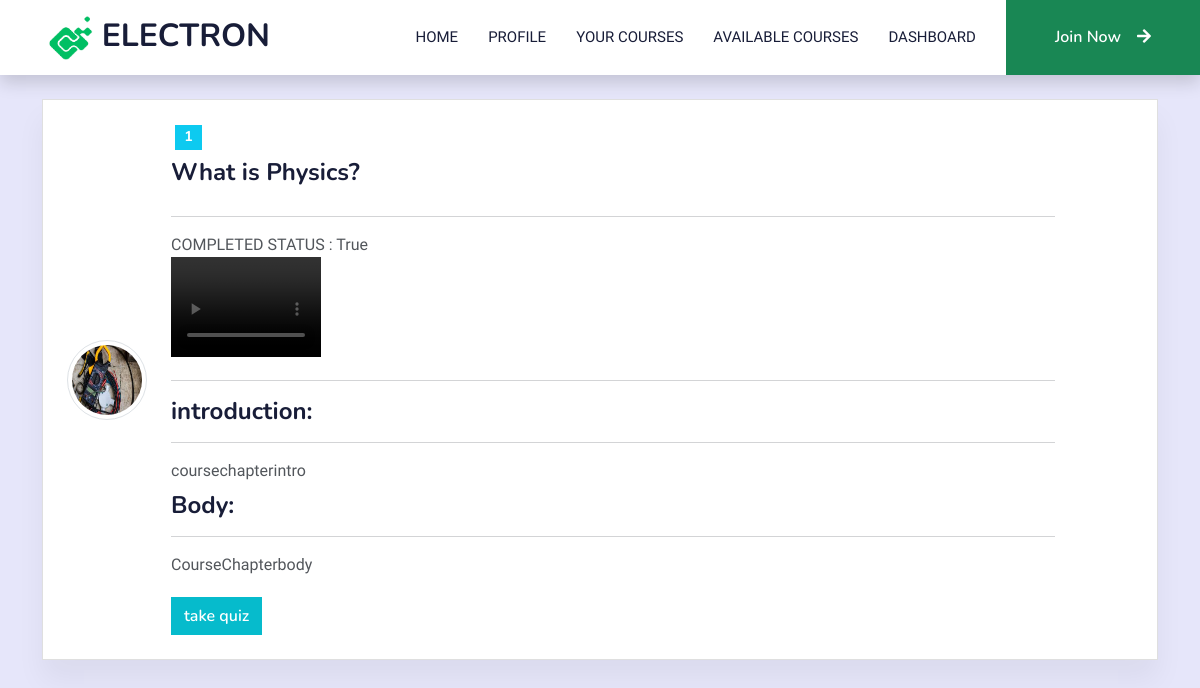
Page /chapterdetails/1/1/ (signed in) on the committed database.
### LMSapp/models.py (models this page shows, shortened)
class Course(models.Model):
    teacher = models.ForeignKey(TeacherProfile, on_delete=models.SET_NULL, blank=True, null=True)
    name = models.CharField(max_length=50, null=False)
    description = models.TextField()
    displayimage = models.ImageField(upload_to='images', default="defaultcourseimage.jpg")
    enrolledstudents = models.IntegerField(default=0)
    created_time = models.DateTimeField(default=now, blank=True)

class CourseChapter(models.Model):
  course = models.ForeignKey(Course, on_delete=models.CASCADE)
  topic = models.CharField(max_length=55, null=False)
  introduction = models.TextField(null=True, default="coursechapterintro")
  body = models.TextField(null = True, default="CourseChapterbody")
  upload_time = models.DateTimeField(auto_now_add=True)

class ChapterCompleted(models.Model):
    student = models.ForeignKey(StudentProfile, on_delete=models.CASCADE)
    chapter = models.ForeignKey(CourseChapter, on_delete=models.CASCADE)
    is_completed = models.BooleanField(default=False, null=False)

class Video(models.Model):
    coursechapter = models.ForeignKey(CourseChapter, on_delete=models.CASCADE)
    name = models.CharField(max_length = 60)
    videofile = models.FileField(upload_to='videos/', null=True)

### LMSapp/views.py (the view)
# urls.py: path('chapterdetails/<int:id>/<int:course>/', views.chapterdetails, name="chapterdetails"),
def chapterdetails(request, id, course):
    student = StudentProfile.objects.get(user_id = request.user.id)
    chapter = CourseChapter.objects.get(pk=id)
    course = Course.objects.get(pk = course)
    enrollment = StudentCourseEnrollment.objects.filter(course_id =course, student_id = student)
    if enrollment.count() == 0:
        enrollment = False
    elif enrollment.count()== 1:
        enrollment = True
    else :
        enrollment = False
    video = Video.objects.filter(coursechapter = chapter)
    chaptercompleted, created = ChapterCompleted.objects.get_or_create(student = student, chapter = chapter)
    context = {
        "chapter": chapter,
        "video": video,
        "enrollment" : enrollment,
        "status": chaptercompleted,
        "course": course,
        "student": student
    }
    return render(request, 'chapterdetails.html', context)

### LMSapp/templates/chapterdetails.html (shortened to what this page needs)
{% load static %}
{% load mathfilters %}
<!DOCTYPE html>
<html lang="en">
<head>
    <link href="https://cdnjs.cloudflare.com/ajax/libs/font-awesome/5.10.0/css/all.min.css" rel="stylesheet">
    <link href="https://cdn.jsdelivr.net/npm/bootstrap-icons@1.4.1/font/bootstrap-icons.css" rel="stylesheet">
    <link href="{% static 'lib/animate/animate.min.css' %}" rel="stylesheet">
    <link href="{% static 'lib/owlcarousel/assets/owl.carousel.min.css' %}" rel="stylesheet">
    <link href="{% static 'CSS/bootstrap.min.css' %}" rel="stylesheet">
    <link href="{% static 'CSS/style.css' %}" rel="stylesheet">
</head>
<body>
{% if enrollment == True %}
<nav class="navbar navbar-expand-lg bg-white navbar-light shadow sticky-top p-0">
    <a href="index.html" class="navbar-brand d-flex align-items-center px-4 px-lg-5">
        <h2 class="m-0 text-dark"> <img src="/static/images/Logo-removebg.png" alt="Logo" width="45" height="44" class="d-inline-block align-text-middle">
            ELECTRON</h2>
    </a>
    <div class="collapse navbar-collapse" id="navbarCollapse">
      <div class="navbar-nav ms-auto p-4 p-lg-0">
          <a href="{% url 'studenthomepage' %}" class="nav-item nav-link active text-dark">Home</a>
          <a href="{% url 'studentprofile' %}" class="nav-item nav-link active text-dark">Profile</a>
          <a href="{% url 'studentcourses' student.id%}" class="nav-item nav-link active text-dark">Your Courses</a>
          <a href="{% url 'courses' %}" class="nav-item nav-link active text-dark">Available Courses</a>
          <a href="{% url 'studentdashboard' %}" class="nav-item nav-link active text-dark">Dashboard</a>
      </div>
        <a href="" class="btn btn-success py-4 px-lg-5 d-none d-lg-block">Join Now<i class="fa fa-arrow-right ms-3"></i></a>
    </div>
  </nav>
<section class="section">
    <div class="container">
        <div class="row">
            <div class="col-lg-12">
                <div class="candidate-list">
                    <div class="candidate-list-box card mt-4">
                        <div class="p-4 card-body">
                            <div class="align-items-center row">
                                <div class="col-auto">
                                    <div class="candidate-list-images">
                                        <a href="#"><img src="{{course.displayimage.url}}" alt="" class="avatar-md img-thumbnail rounded-circle" /></a>
                                    </div>
                                </div>
                                <div class="col-lg-10">
                                    <div class="candidate-list-content mt-3 mt-lg-0">
                                        <h5 class="fs-19">
                                          <span class="badge bg-info ms-1" style="margin-right: 10px;">{{chapter.id}}</span>
                                          <h4 style="margin-bottom: 30px;">{{chapter.topic}} </h4>
                                          <hr>
                                          <div>COMPLETED STATUS : {{status.is_completed}}</div>
                                        </h5>
                                        {% for videos in video %}
                                        <span><video controls class="videofile"><source src="{{ videos.videofile.url }}"></video>&nbsp;&nbsp;</span>
                                        {% endfor %}
                                        <hr>
                                        <div>
                                            <h4 style="margin-bottom: 10px;">introduction: </h4>
                                            <hr>
                                        <p class="text mb-2">{{chapter.introduction}}</p>
                                    </div>
                                        <ul class="list-inline mb-0 ">
                                            <h4 style="margin-bottom: 10px;">Body: </h4>
                                            <hr>
                                            <li class="list-inline-item">{{chapter.body}}</li>
                                        </ul>
                                    </div>
                                    <div style="margin-top: 20px;"><a href="{% url 'takequiz' chapter.id course.id %}"><button class="btn btn-primary">take quiz</button></a></div>
                                </div>
                            </div>
                            </div>
                    </div>
                </div>
            </div>
        </div>
    </div>
  </section>
  {% else %}
  <div class="container">
<h1>Only Enrolled Students Have Access</h1>
<a class="btn btn-success enroll" data-courseid = "{{course.id}}"
      data-action="add" data-id = "{{student.id}}" >Enroll</a>
</div>
 {% endif %}
</body>

### LMSapp/static/CSS/style.css (style rules this page uses)
:root { --primary: #42e04f; --light: #F0FBFC; --dark: #1c2331; }
.btn { font-family: 'Nunito', sans-serif; font-weight: 600; transition: .5s; }
.btn.btn-primary, .btn.btn-secondary { color: #FFFFFF; }
.navbar-light .navbar-nav .nav-link { margin-right: 30px; padding: 25px 0; color: #FFFFFF; font-size: 15px; text-transform: uppercase; outline: none; }
.navbar-light .navbar-nav .nav-link:hover, .navbar-light .navbar-nav .nav-link.active { color: var(--primary); }
.navbar-light .navbar-brand, .navbar-light a.btn { height: 75px; }
.navbar-light .navbar-nav .nav-link { color: var(--dark); font-weight: 500; }
.navbar-light.sticky-top { top: -100px; transition: .5s; }

### LMSapp/templates/chapterdetails.html (style rules this page uses)
.videofile { width: 150px; height: 100px; }
body { background:#E6E6FA }
.card { box-shadow: 0 20px 27px 0 rgb(0 0 0 / 5%); }
.avatar-md { height: 5rem; width: 5rem; }
.fs-19 { font-size: 19px; }
a { color: #02af74; text-decoration: none; }

### rows in the picture
Course: displayimage (picture)
CourseChapter: id "1", topic "What is Physics?", introduction "coursechapterintro", body "CourseChapterbody"
ChapterCompleted: is_completed "True"
